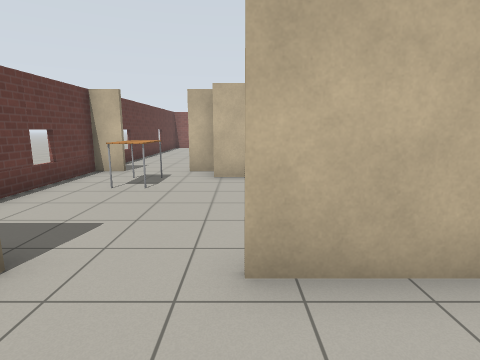
[1] (above)

15 first-person views from a walk through a Gazebo world. The camera is 1.3 m above the floor, tilts 10° down and sees 80° across. The floor is counted in squares, 1 m on a side. Each view is taken from the middle of a square. On the plan, view 1 faces up. The plan holds only what a view shows up to about 13 squares ahead; the rest is blank. Robots are left out. Gazebo's built-in surfaces are drawn with simple patterns.

[2]
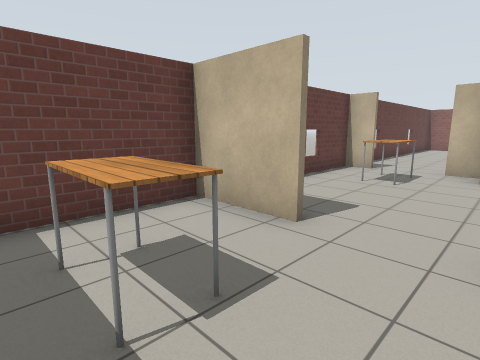

[3]
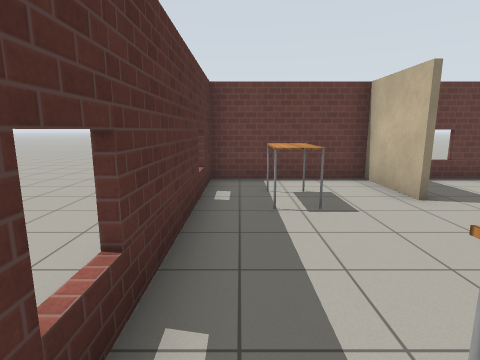

[4]
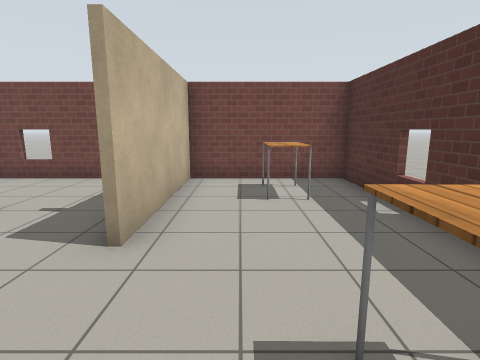

[5]
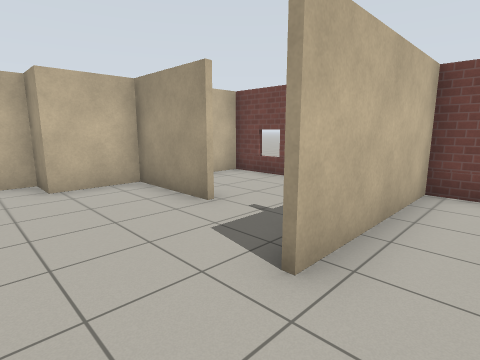

[6]
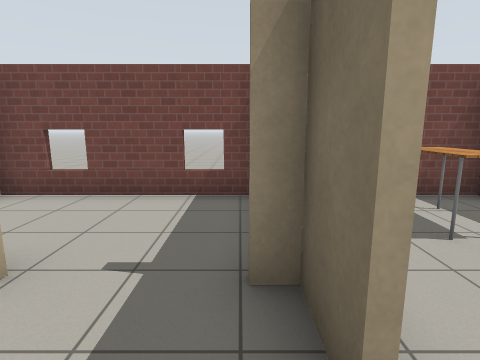

[7]
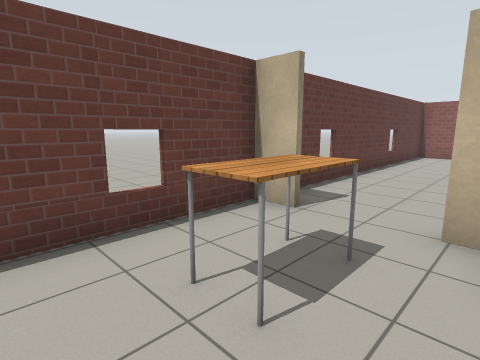

[8]
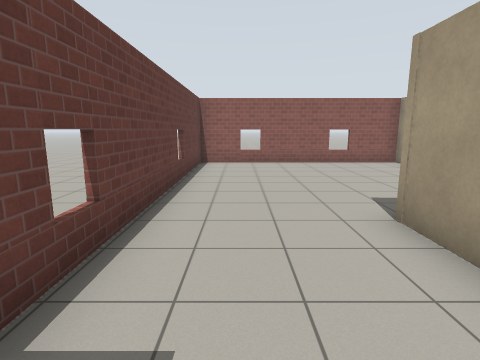

[9]
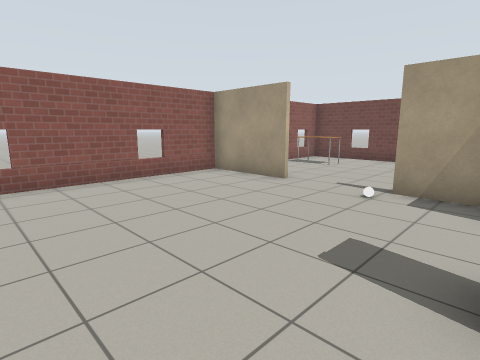

[10]
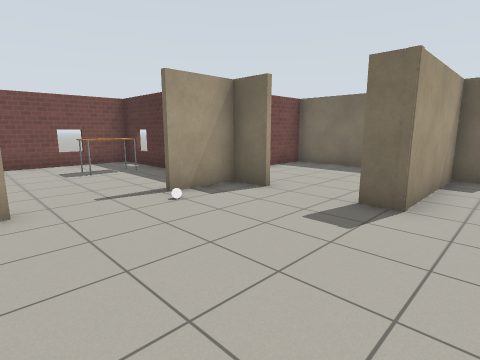

[11]
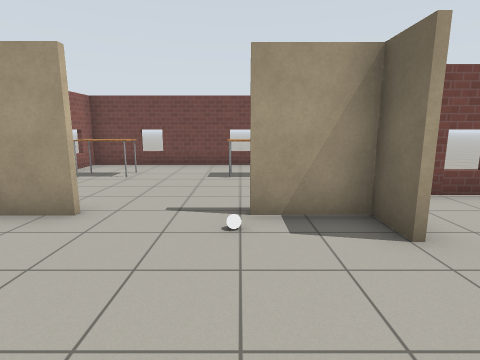

[12]
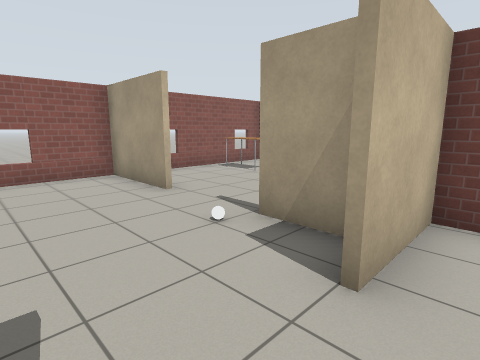

[13]
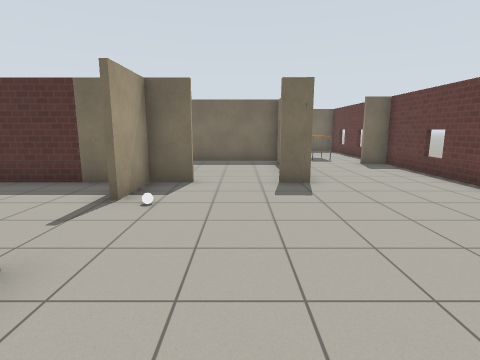

[14]
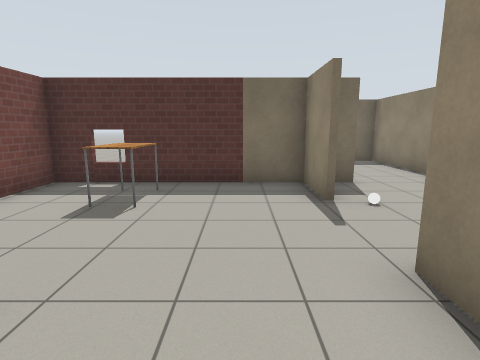

[15]
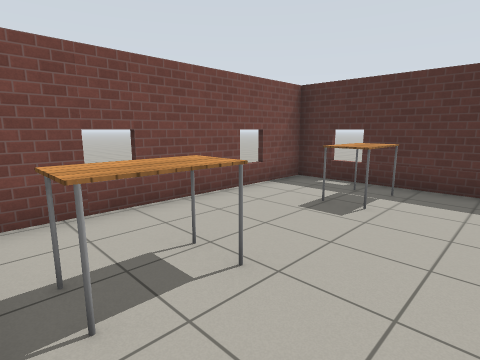

### Floor plan
Points are (right, up) in squares from view 1. A wall is a line through its corners. A room is listed if a view was taken in it or the views show most of it. See-through windows are left out.
Room 1 (views 1, 2, 3, 4, 5, 6, 7)
walls: (0, 2.5) (1.2, 2.5) (1.2, 3); (-2.1, 2.3) (-4.6, 2.3) (-4.6, -1.8) (4.6, -1.8) (4.6, 2.3) (0, 2.3); (1.2, 5) (1.2, 7.8) (-0.7, 7.8); (4.6, 2.8) (4.6, 8.1); (-0.6, 8.9) (-1.6, 8.9); (4.6, 7.8) (3.6, 7.8); (-3.6, 8.9) (-4.6, 8.9); (-4.6, 8.5) (-4.6, 4)
ways out: opening at (-2.5, 8.5) to room 2
objects: table (-3, 0) to (-2, 0); table (-3, 7) to (-2, 8); table (2, 0) to (3, 0)
Room 2 (views 8, 9, 10, 11, 13, 14, 15)
walls: (3.4, 14.9) (3.4, 12.9); (3.2, 17.5) (3.2, 20.4) (-4.6, 20.4) (-4.6, 8.5); (3.4, 18.2) (3.4, 17.5); (2.1, 13) (9.6, 13) (9.6, 20.4) (5.1, 20.4); (3.2, 12.9) (3.2, 14.9); (-0.7, 7.8) (-0.7, 13) (0.1, 13); (-4.6, 9.1) (-3.6, 9.1)
ways out: opening at (-2.5, 8.5) to room 1; opening at (1.5, 13) to room 3
objects: table (7, 14) to (7, 15); table (7, 18) to (7, 19)
Room 3 (view 12)
walls: (-0.6, 11.6) (-0.6, 8) (4.6, 8); (4.6, 8.1) (4.6, 12.8) (2.1, 12.8)
ways out: opening at (1.5, 13) to room 2

Where each view was taken, in squares from view 1:
view 1: 0 up, 0 right, facing up
view 2: 1 down, 0 right, facing up-left
view 3: 1 down, 3 right, facing left
view 4: 1 up, 3 left, facing right
view 5: 1 up, 2 left, facing up-right
view 6: 3 up, 1 left, facing right
view 7: 5 up, 1 left, facing up-left
view 8: 9 up, 3 left, facing up
view 9: 13 up, 3 left, facing up-right
view 10: 18 up, 2 left, facing down-right
view 11: 15 up, 1 left, facing right
view 12: 12 up, 0 right, facing up-right
view 13: 20 up, 1 right, facing down
view 14: 20 up, 5 right, facing down
view 15: 20 up, 5 right, facing down-right
